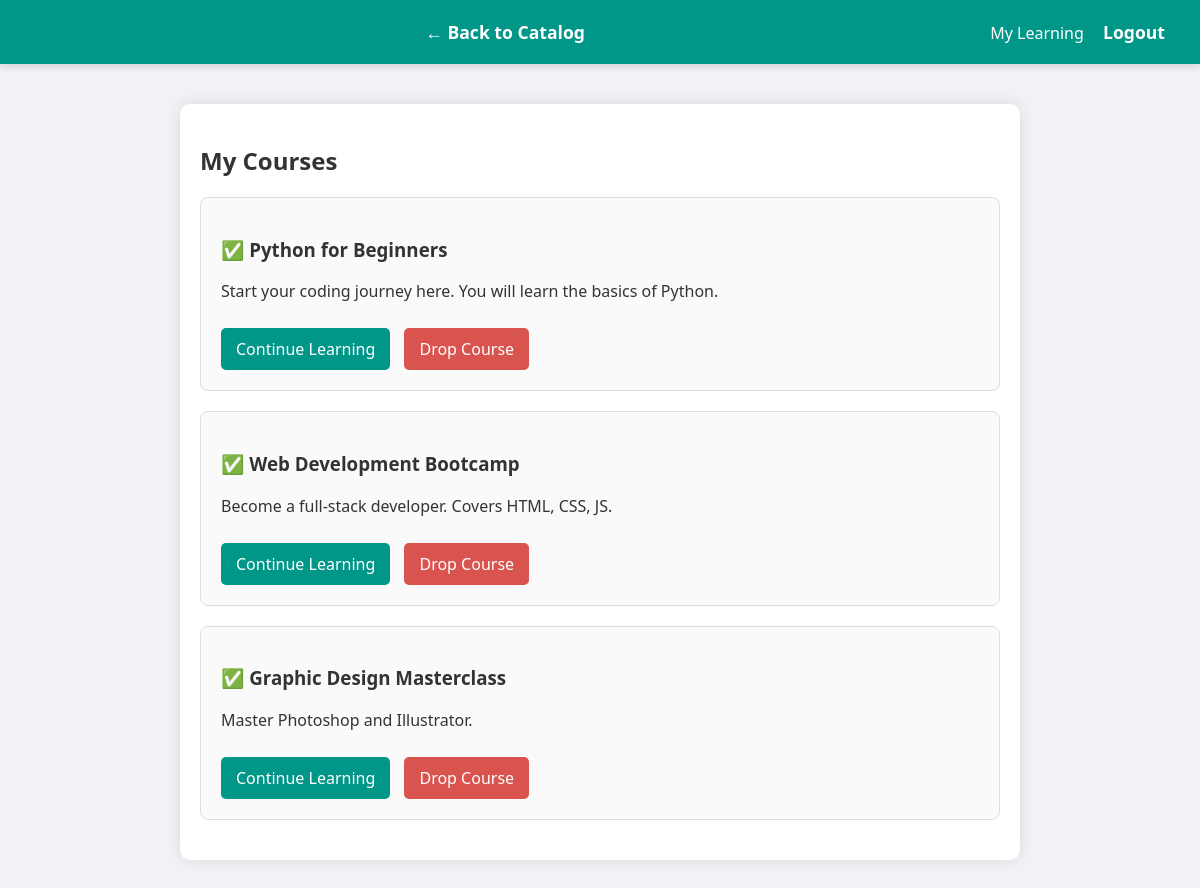
Screenshot of /my_courses (signed in) with the database file from the repository.
### tables this page shows
CREATE TABLE courses 
                 (id INTEGER PRIMARY KEY, title TEXT, description TEXT, price TEXT, duration TEXT, level TEXT, instructor TEXT);

### app.py (the view)
@app.route('/my_courses')
def my_courses():
    if 'user_id' not in session:
        return redirect(url_for('login'))
    user_id = session['user_id']
    conn = get_db_connection()
    my_courses = conn.execute('''
        SELECT courses.* FROM courses
        JOIN enrollments ON courses.id = enrollments.course_id
        WHERE enrollments.user_id = ?
    ''', (user_id,)).fetchall()
    conn.close()
    show_success = request.args.get('new_enroll')
    return render_template('my_courses.html', courses=my_courses, show_success=show_success)

### app.py (called while the page is built)
def get_db_connection():
    conn = sqlite3.connect('database.db')
    conn.row_factory = sqlite3.Row  # This lets us access columns by name!
    return conn

### templates/my_courses.html (shortened to what this page needs)
<!DOCTYPE html>
<html>
<head>
    <link rel="stylesheet" href="{{ url_for('static', filename='style.css') }}">
</head>
<body>
    <header>
        <nav>
           <a href="/dashboard">← Back to Catalog</a>
            <div style="float: right;">
                <span>My Learning</span>
                <a href="/logout" style="margin-left: 15px;">Logout</a>
            </div>
        </nav>
    </header>
    <div class="container">
        <h2>My Courses</h2>
        {% if courses %}
            {% for course in courses %}
                <div class="course-card">
                    <h3>✅ {{ course['title'] }}</h3>
                    <p>{{ course['description'] }}</p>
                    <a href="/course/{{ course['id'] }}" class="btn">Continue Learning</a>
                <a href="/drop/{{ course['id'] }}" class="btn" style="background-color: #d9534f; margin-left: 10px;">Drop Course</a>
                </div>
            {% endfor %}
        {% endif %}
    </div>
</body>
</html>

### static/style.css (style rules this page uses)
body { font-family: 'Segoe UI', Tahoma, Geneva, Verdana, sans-serif; background-color: #f0f2f5; margin: 0; padding: 0; color: #333; }
header { background-color: #009688; color: white; padding: 20px; text-align: center; box-shadow: 0 4px 6px rgba(0,0,0,0.1); }
nav a { color: white; text-decoration: none; margin: 0 15px; font-weight: bold; font-size: 1.1em; }
.container { max-width: 800px; margin: 40px auto; padding: 20px; background: white; border-radius: 10px; box-shadow: 0 0 15px rgba(0,0,0,0.1); }
.course-card { border: 1px solid #ddd; border-radius: 8px; padding: 20px; margin-bottom: 20px; background-color: #fafafa; transition: transform 0.2s; }
.btn { display: inline-block; background-color: #009688; color: white; padding: 10px 15px; text-decoration: none; border-radius: 5px; margin-top: 10px; }

### rows the page displays
courses: title "Python for Beginners", description "Start your coding journey here. You will learn the basics of Python."
courses: title "Web Development Bootcamp", description "Become a full-stack developer. Covers HTML, CSS, JS."
courses: title "Graphic Design Masterclass", description "Master Photoshop and Illustrator."
